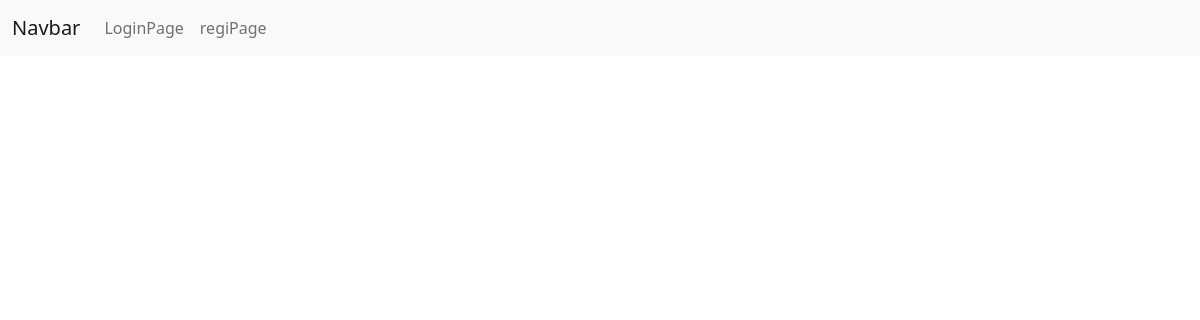
The app's page /jobPage, older data.
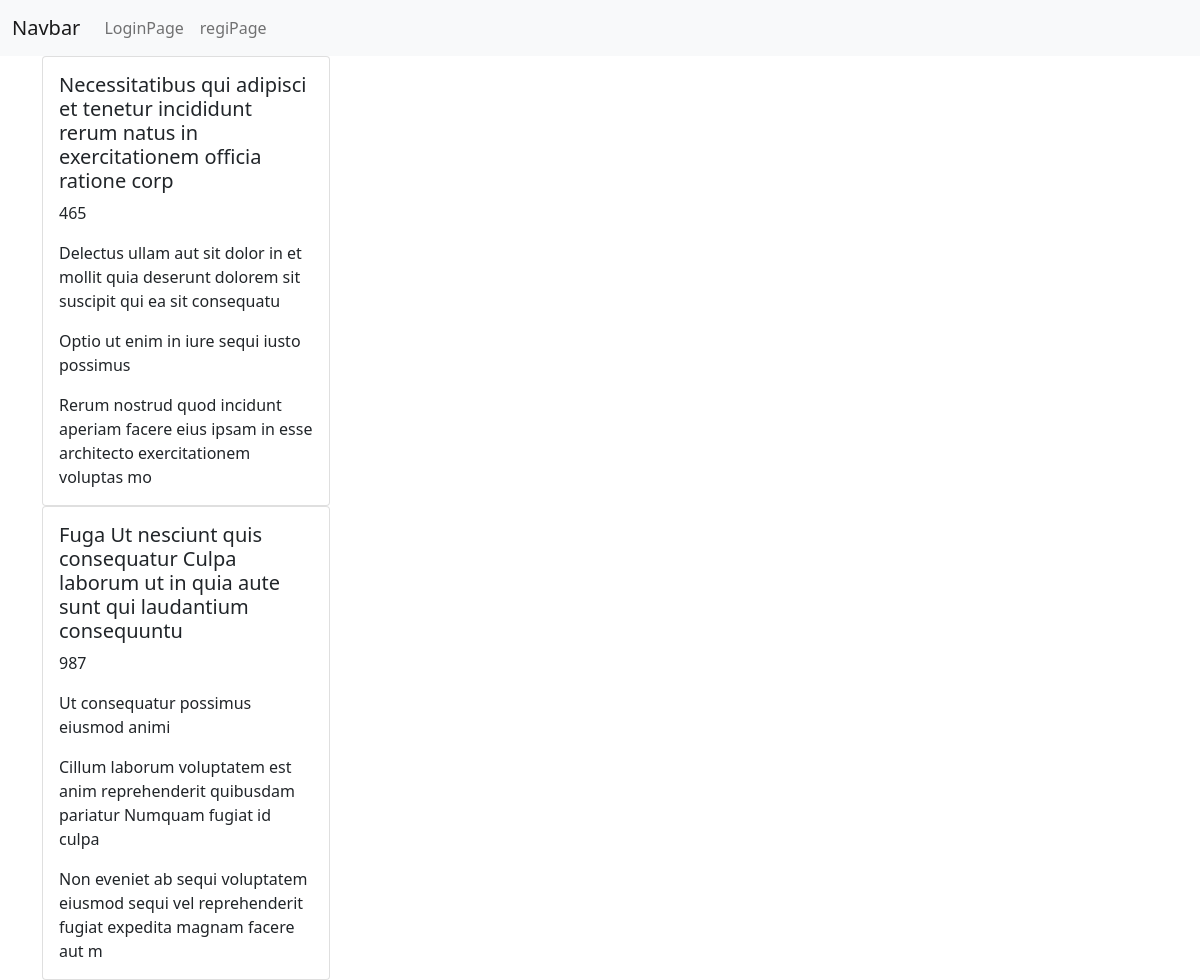
The same page, newer data.
### jobApp/models.py (models this page shows, shortened)
class JobPostModel(models.Model):
    Recruiters = models.ForeignKey(UserModel,on_delete=models.CASCADE,null=True)
    JobTitle = models.CharField(max_length=100,null=True)
    NumberOfOpening = models.PositiveIntegerField(null=True)
    category = models.CharField(max_length=100,null=True)
    description = models.CharField(max_length=100,null=True)
    skill = models.CharField(max_length=100,null=True)

### jobApp/views.py (the view)
# urls.py: path('jobPage',jobPage,name='jobPage'),
def jobPage(request):
     form = JobPostModel.objects.all()
     context = {
          'form' : form,
          'btn' : 'Apply'
     }
     return render(request,'pages/job.html',context)

### jobApp/templates/pages/job.html (shortened to what this page needs)
{% extends 'auth/base.html' %}
{% block body %}
{% for i in form %}
<div class="card" style="width: 18rem;">
  <div class="card-body">
    <h5 class="card-title">{{i.JobTitle}}</h5>
    <p class="card-text">{{i.NumberOfOpening}}</p>
    <p class="card-text">{{i.category}}</p>
    <p class="card-text">{{i.description}}</p>
    <p class="card-text">{{i.skill}}</p>
  </div>
</div>
{% endfor %}
{% endblock body %}

### jobApp/templates/auth/base.html (shortened to what this page needs)
<!doctype html>
<html lang="en">
  <head>
    <link href="https://cdn.jsdelivr.net/npm/bootstrap@5.0.2/dist/css/bootstrap.min.css" rel="stylesheet">
  </head>
  <body>
    {% include 'auth/nav.html' %}
    <div class="container">
        {% block body %}
        {% endblock body %}
    </div>
  </body>
</html>

### jobApp/templates/auth/nav.html (shortened to what this page needs)
<nav class="navbar navbar-expand-lg navbar-light bg-light">
  <div class="container-fluid">
    <a class="navbar-brand" href="#">Navbar</a>
    <div class="collapse navbar-collapse" id="navbarNav">
      <ul class="navbar-nav">
        {% if user.is_authenticated %}
        {% if user.user_types == 'JobSeeker' %}
        <li class="nav-item">
          <a class="nav-link active" aria-current="page" href="{% url 'home' %}">Home</a>
        </li>
        <li class="nav-item">
          <a class="nav-link" href="{% url 'jobproPage' %}">JobSeeker</a>
        </li>
        <li class="nav-item">
          <a class="nav-link" href="{% url 'jobPage' %}">job</a>
        </li>
        {% endif %}
        {% if user.user_types == 'Recruiters' %}
         <li class="nav-item">
          <a class="nav-link active" aria-current="page" href="{% url 'deshboard' %}">deshboard</a>
        </li>
         <li class="nav-item">
          <a class="nav-link" href="{% url 'recPage' %}">Company</a>
        </li>
        <li class="nav-item">
          <a class="nav-link" href="{% url 'JobPostPage' %}">JobPost</a>
        </li>
        <li class="nav-item">
          <a class="nav-link" href="{% url 'jobPage' %}">job</a>
        </li>
        {% endif %}
        <li class="nav-item">
          <a class="nav-link" href="{% url 'logoutpage' %}">logout</a>
        </li>
        <li class="nav-item">
          <a class="nav-link" href="{% url 'ApplyPage' %}">Apply Job</a>
        </li>
        {% else %}
        <li class="nav-item">
          <a class="nav-link" href="{% url 'LoginPage' %}">LoginPage</a>
        </li>
        <li class="nav-item">
          <a class="nav-link" href="{% url 'regiPage' %}">regiPage</a>
        </li>
       {% endif %}
      </ul>
    </div>
  </div>
</nav>

Row changes from the older to the newer data that the page shows:
added JobPostModel: JobTitle "Necessitatibus qui adipisci et tenetur incididunt rerum natus in exercitationem officia ratione corp", NumberOfOpening "465", category "Delectus ullam aut sit dolor in et mollit quia deserunt dolorem sit suscipit qui ea sit consequatu", description "Optio ut enim in iure sequi iusto possimus", skill "Rerum nostrud quod incidunt aperiam facere eius ipsam in esse architecto exercitationem voluptas mo"
added JobPostModel: JobTitle "Fuga Ut nesciunt quis consequatur Culpa laborum ut in quia aute sunt qui laudantium consequuntu", NumberOfOpening "987", category "Ut consequatur possimus eiusmod animi", description "Cillum laborum voluptatem est anim reprehenderit quibusdam pariatur Numquam fugiat id culpa", skill "Non eveniet ab sequi voluptatem eiusmod sequi vel reprehenderit fugiat expedita magnam facere aut m"
